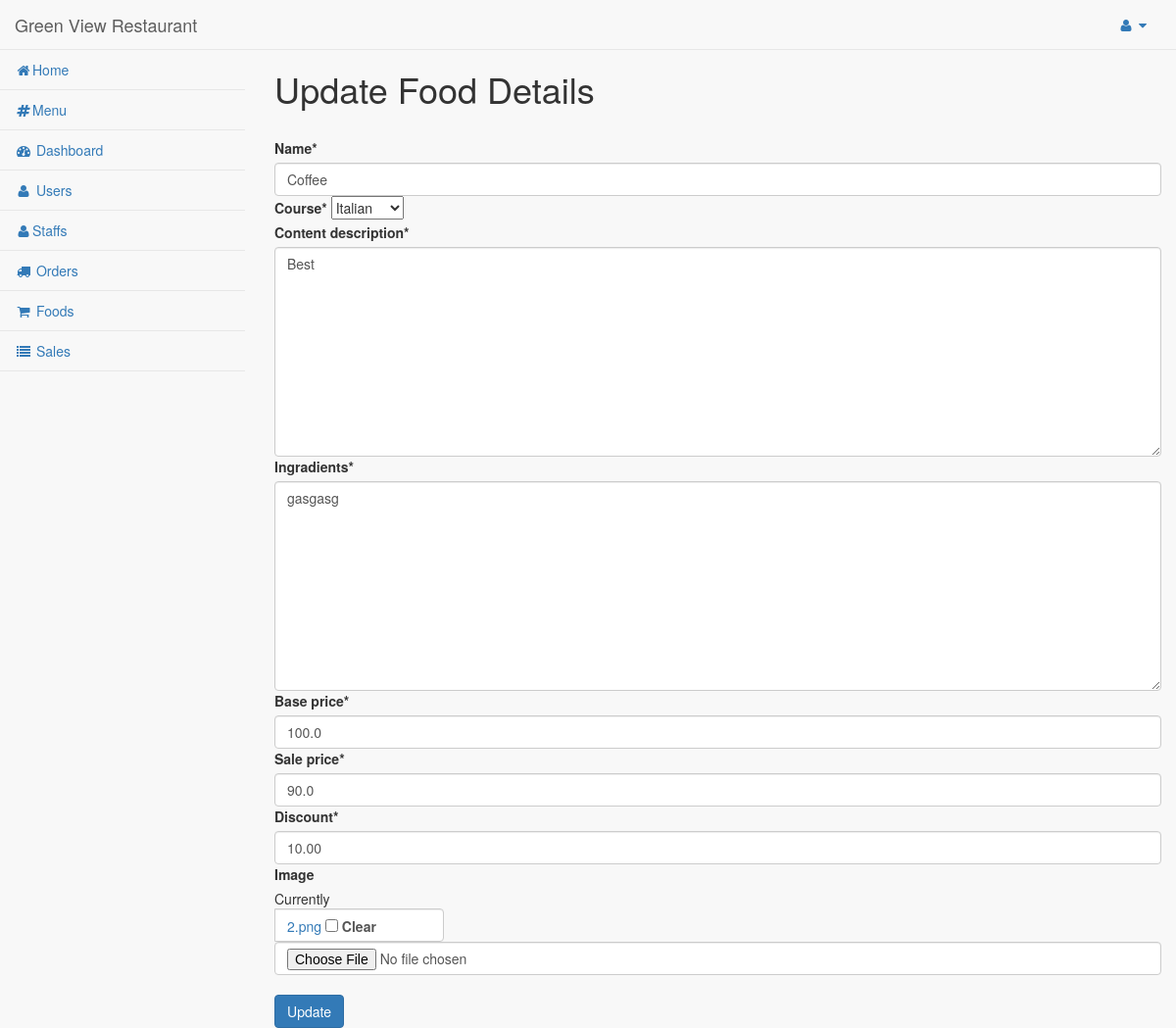
The app's page /dashboard/admin/foods/9/update (signed in) with its own data.
### hotel/models.py (models this page shows, shortened)
class Food(models.Model):
    bengali = 'Bengali'
    thai = 'Thai'
    chinese = 'Chinese'
    indian = 'Indian'
    italian = 'Italian'
    COURSE = (
        (bengali, bengali),
        (thai, thai),
        (chinese, chinese),
        (indian, indian),
        (italian, italian),
    )
    disabled = 'Disabled'
    enabled = 'Enabled'
    STATUS = (
        (disabled, disabled),
        (enabled, enabled),
    )
    name = models.CharField(max_length=250)
    course = models.CharField(max_length=50, choices=COURSE)
    content_description = models.TextField()
    ingradients = models.TextField()
    base_price = models.FloatField()
    sale_price = models.FloatField(default=base_price)
    discount = models.DecimalField(default=0, decimal_places=2, max_digits=5)
    image = models.FileField(blank=True, null=True)
    num_order = models.IntegerField(default=0)

### hotel/views.py (the view)
# urls.py: path('dashboard/admin/foods/<int:pk>/update', FoodUpdateView.as_view(), name="edit_food"),
class FoodUpdateView(LoginRequiredMixin, UpdateView):
    model = Food
    fields = ['name', 'course', 'content_description', 'ingradients',
              'base_price', 'sale_price', 'discount', 'image'
              ]
    template_name = 'admin_temp/update_food.html'
    success_url = reverse_lazy('hotel:foods_admin')

### hotel/templates/admin_temp/update_food.html (shortened to what this page needs)
{% load static %}
{% load crispy_forms_tags %}
{% include "includes/base.html" %}
{% block main %}
    <div class="container">
      <div class="row" style="margin-left: 250px">
          <h1>Update Food Details</h1>
          <div class="col align-self-center">
              <div class="card h-100">
                <div class="card-body">
                  <form method="post" enctype="multipart/form-data">
                    {{ form |crispy  }}
                    <input type="submit" class="btn btn-primary" value="Update" />
                  </form>
                </div>
              </div>
          </div>
      </div>
    </div>
{% endblock %}

### records on screen
Food: name "Coffee", course "Italian", content_description "Best", ingradients "gasgasg", base_price "100.0", sale_price "90.0", discount "10.00"
